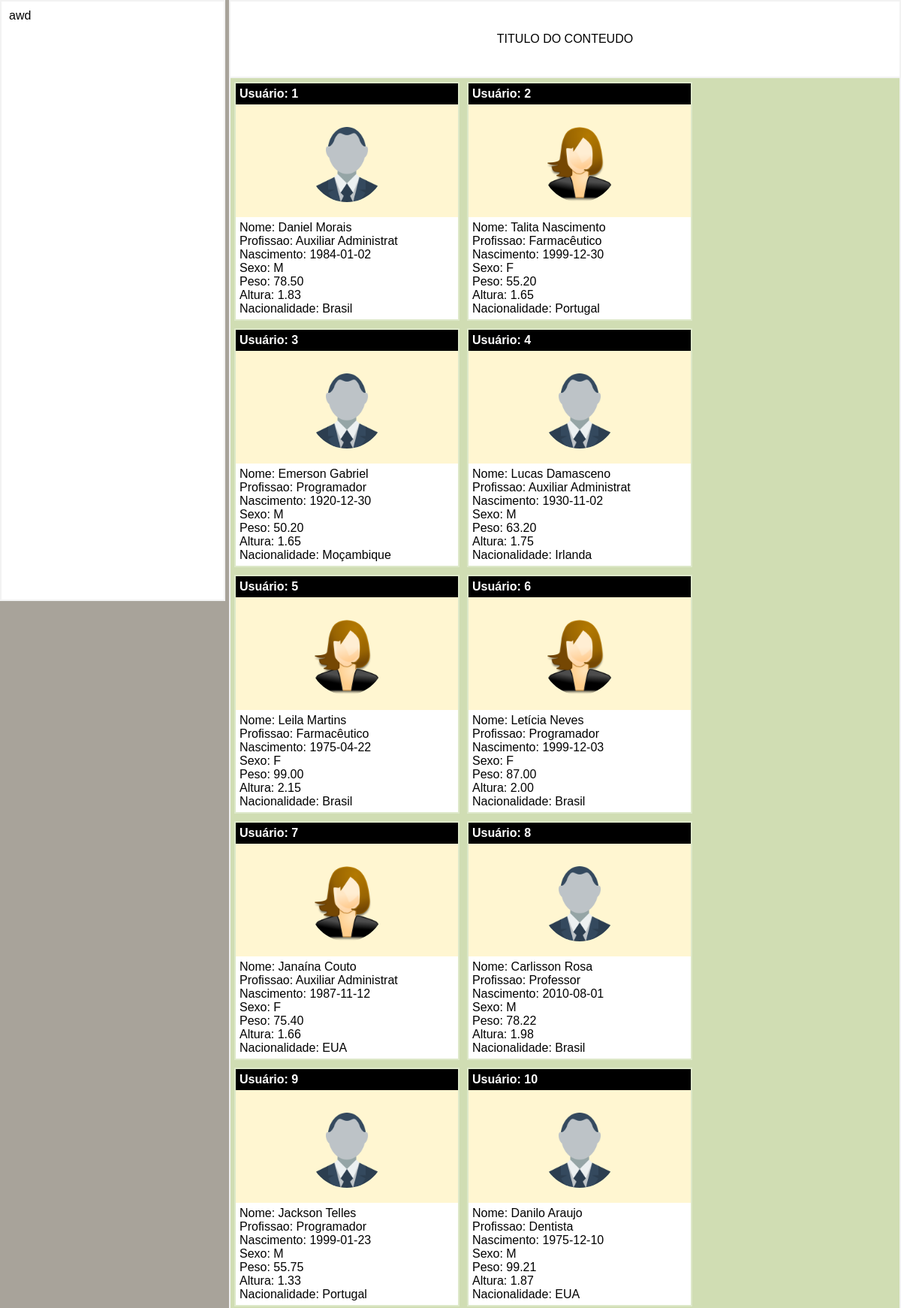
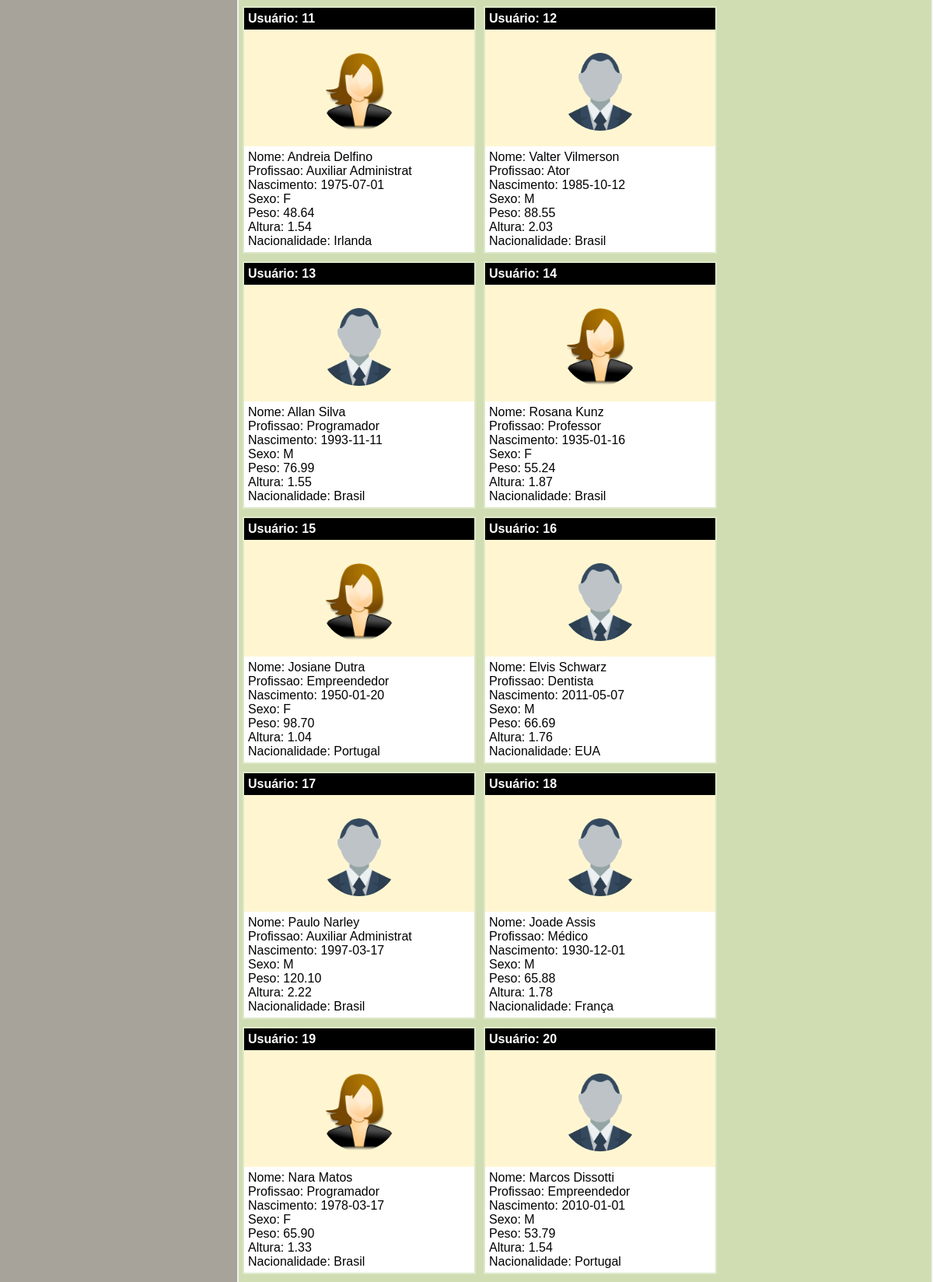
Page /cardscadastados-postsgoogle/cardsdobanco.php (upper part) on the committed database (2 pictures, top to bottom).
### tables this page shows
CREATE TABLE `gafanhotos` (
  `id` int(11) NOT NULL,
  `nome` varchar(30) NOT NULL,
  `profissao` varchar(20) DEFAULT NULL,
  `nascimento` date DEFAULT NULL,
  `sexo` enum('M','F') DEFAULT NULL,
  `peso` decimal(5,2) DEFAULT NULL,
  `altura` decimal(3,2) DEFAULT NULL,
  `nacionalidade` varchar(20) DEFAULT 'Brasil'
);

### cardscadastados-postsgoogle/cardsdobanco.php (the view, shortened to what this page needs)
<html>
	<head>
	</head>
	<body>
		<div id="limitador">
			<div id="menuEsquerda">
				awd
			</div>
			<div id="menuEscolhido">
				<div id="menuETitulo">
						TITULO DO CONTEUDO
				</div>
				<div id="menuECorpo">
					<?php
						try{
							$hostname = '127.0.0.1';
							$username = 'root';
							$password = '';
							$database = 'cadastro';
							$pdo = new PDO("mysql:host=$hostname;dbname=$database;charset=utf8", $username, $password,array(PDO::MYSQL_ATTR_INIT_COMMAND => "SET NAMES utf8"));
							$sql = "SELECT * FROM gafanhotos";
							$sql = $pdo->query($sql);
							if($sql->rowCount() > 0){
								$registro = 1;
								foreach($sql->fetchAll() as $usuario){
									if($usuario['sexo'] == 'M'){
										$srcImg = 'user-male.png';
									}else{
										$srcImg = 'user-fem.png';
									}
									echo "
											<div class='menuECCards'>
												<div id='menuECCInfo'>
													Usuário: $registro
												</div>
												<div id='menuECCH'>
													<img src='_img/$srcImg' alt='' style='width: 100px;height: 100px;'>
												</div>
												<div id='menuECCB'>
													<div>Nome: ".$usuario['nome']."</div>
													<div>Profissao: ".$usuario['profissao']."</div>
													<div>Nascimento: ".$usuario['nascimento']."</div>
													<div>Sexo: ".$usuario['sexo']."</div>
													<div>Peso: ".$usuario['peso']."</div>
													<div>Altura: ".$usuario['altura']."</div>
													<div>Nacionalidade: ".$usuario['nacionalidade']."</div>
												</div>
											</div>
										";
									$registro++;
								}
							}else{
								echo "NÃO há usuários cadastrados";
							}
						}catch (PDOException $e){
							echo "Falhou a entrada no banco de dados: ". $e->getMessage();
						}
					?>
				</div>
			</div>
	</body>

### cardscadastados-postsgoogle/cardsdobanco.php (style rules this page uses)
* { box-sizing: border-box; font-family: sans-serif; }
body { margin: 0; padding: 0; }
#limitador { position: relative; max-width: 1205px; margin: auto; background-color: #a8a39a; }
#menuEsquerda { position: fixed; width: 300px; height: 100vh; padding: 10px; border:2px solid#f2f2f2; background-color: white; }
#menuEscolhido { margin-left: 305px; border:2px solid #f2f2f2; }
#menuETitulo { height: 100px; background-color: white; line-height: 100px; text-align: center; }
#menuECorpo { border-top: 2px solid #f2f2f2; background-color: #d0ddb3; }
.menuECCards { float: left; width: 300px; margin: 5px; border: 2px solid #dde8c9; background-color: white; }
#menuECCInfo { padding: 5px; background-color: black; color: white; font-weight: bold; }
#menuECCH { height: 150px; padding-top: 30px; background-color: #fff6d1; text-align: center; }
#menuECCH img { border-radius: 50px; }
#menuECCB { padding: 5px; }

### rows in the picture
gafanhotos: nome "Daniel Morais", profissao "Auxiliar Administrat", nascimento "1984-01-02", sexo "M", peso "78.50", altura "1.83", nacionalidade "Brasil"
gafanhotos: nome "Talita Nascimento", profissao "Farmacêutico", nascimento "1999-12-30", sexo "F", peso "55.20", altura "1.65", nacionalidade "Portugal"
gafanhotos: nome "Emerson Gabriel", profissao "Programador", nascimento "1920-12-30", sexo "M", peso "50.20", altura "1.65", nacionalidade "Moçambique"
gafanhotos: nome "Lucas Damasceno", profissao "Auxiliar Administrat", nascimento "1930-11-02", sexo "M", peso "63.20", altura "1.75", nacionalidade "Irlanda"
gafanhotos: nome "Leila Martins", profissao "Farmacêutico", nascimento "1975-04-22", sexo "F", peso "99.00", altura "2.15", nacionalidade "Brasil"
gafanhotos: nome "Letícia Neves", profissao "Programador", nascimento "1999-12-03", sexo "F", peso "87.00", altura "2.00", nacionalidade "Brasil"
gafanhotos: nome "Janaína Couto", profissao "Auxiliar Administrat", nascimento "1987-11-12", sexo "F", peso "75.40", altura "1.66", nacionalidade "EUA"
gafanhotos: nome "Carlisson Rosa", profissao "Professor", nascimento "2010-08-01", sexo "M", peso "78.22", altura "1.98", nacionalidade "Brasil"
gafanhotos: nome "Jackson Telles", profissao "Programador", nascimento "1999-01-23", sexo "M", peso "55.75", altura "1.33", nacionalidade "Portugal"
gafanhotos: nome "Danilo Araujo", profissao "Dentista", nascimento "1975-12-10", sexo "M", peso "99.21", altura "1.87", nacionalidade "EUA"
gafanhotos: nome "Andreia Delfino", profissao "Auxiliar Administrat", nascimento "1975-07-01", sexo "F", peso "48.64", altura "1.54", nacionalidade "Irlanda"
gafanhotos: nome "Valter Vilmerson", profissao "Ator", nascimento "1985-10-12", sexo "M", peso "88.55", altura "2.03", nacionalidade "Brasil"
gafanhotos: nome "Allan Silva", profissao "Programador", nascimento "1993-11-11", sexo "M", peso "76.99", altura "1.55", nacionalidade "Brasil"
gafanhotos: nome "Rosana Kunz", profissao "Professor", nascimento "1935-01-16", sexo "F", peso "55.24", altura "1.87", nacionalidade "Brasil"
gafanhotos: nome "Josiane Dutra", profissao "Empreendedor", nascimento "1950-01-20", sexo "F", peso "98.70", altura "1.04", nacionalidade "Portugal"
gafanhotos: nome "Elvis Schwarz", profissao "Dentista", nascimento "2011-05-07", sexo "M", peso "66.69", altura "1.76", nacionalidade "EUA"
gafanhotos: nome "Paulo Narley", profissao "Auxiliar Administrat", nascimento "1997-03-17", sexo "M", peso "120.10", altura "2.22", nacionalidade "Brasil"
gafanhotos: nome "Joade Assis", profissao "Médico", nascimento "1930-12-01", sexo "M", peso "65.88", altura "1.78", nacionalidade "França"
gafanhotos: nome "Nara Matos", profissao "Programador", nascimento "1978-03-17", sexo "F", peso "65.90", altura "1.33", nacionalidade "Brasil"
gafanhotos: nome "Marcos Dissotti", profissao "Empreendedor", nascimento "2010-01-01", sexo "M", peso "53.79", altura "1.54", nacionalidade "Portugal"
